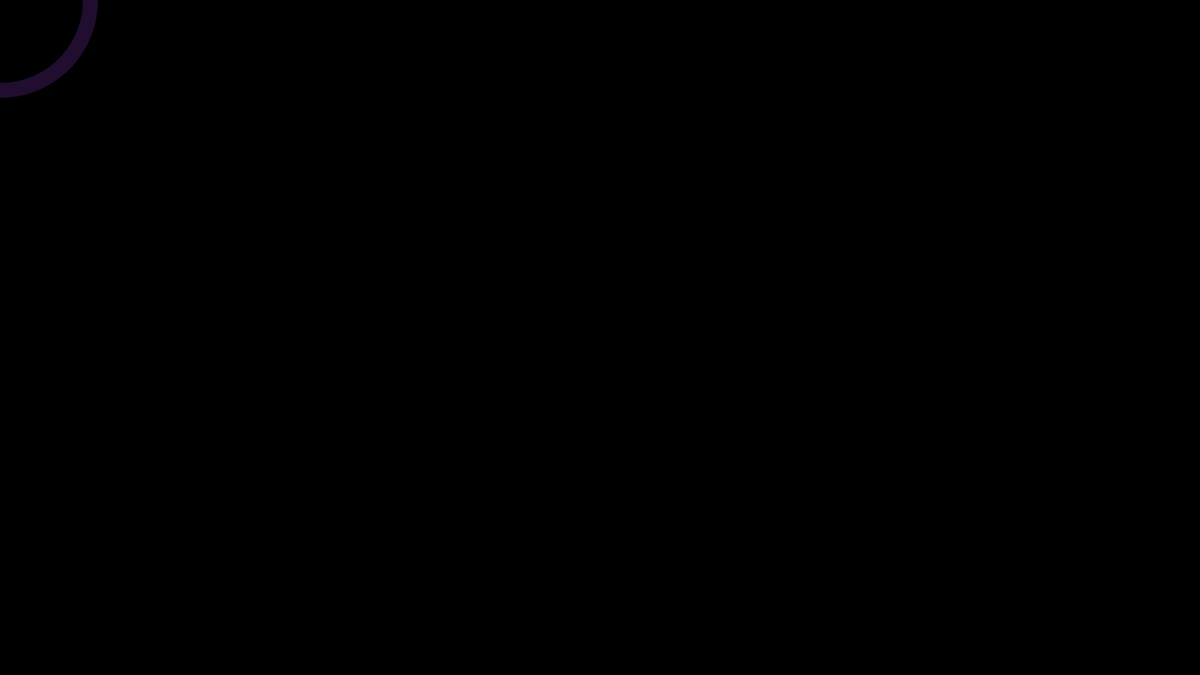
Frame 1 (no input)
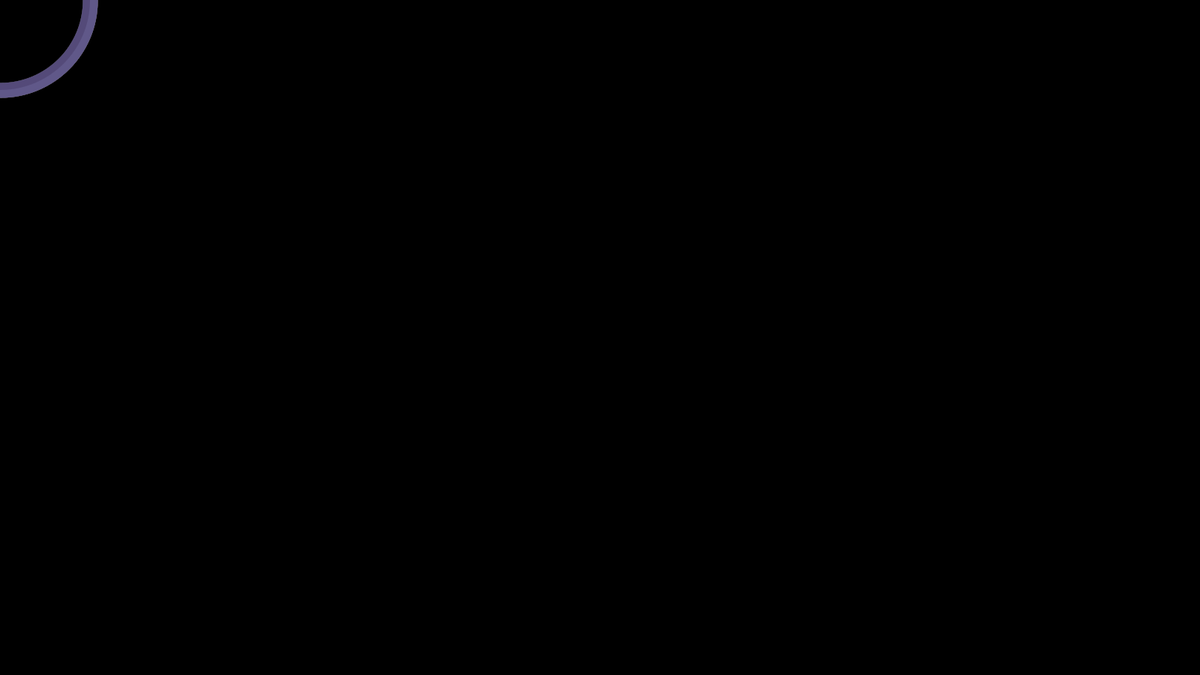
Frame 60 (the mouse pressed at the canvas centre just before this capture)
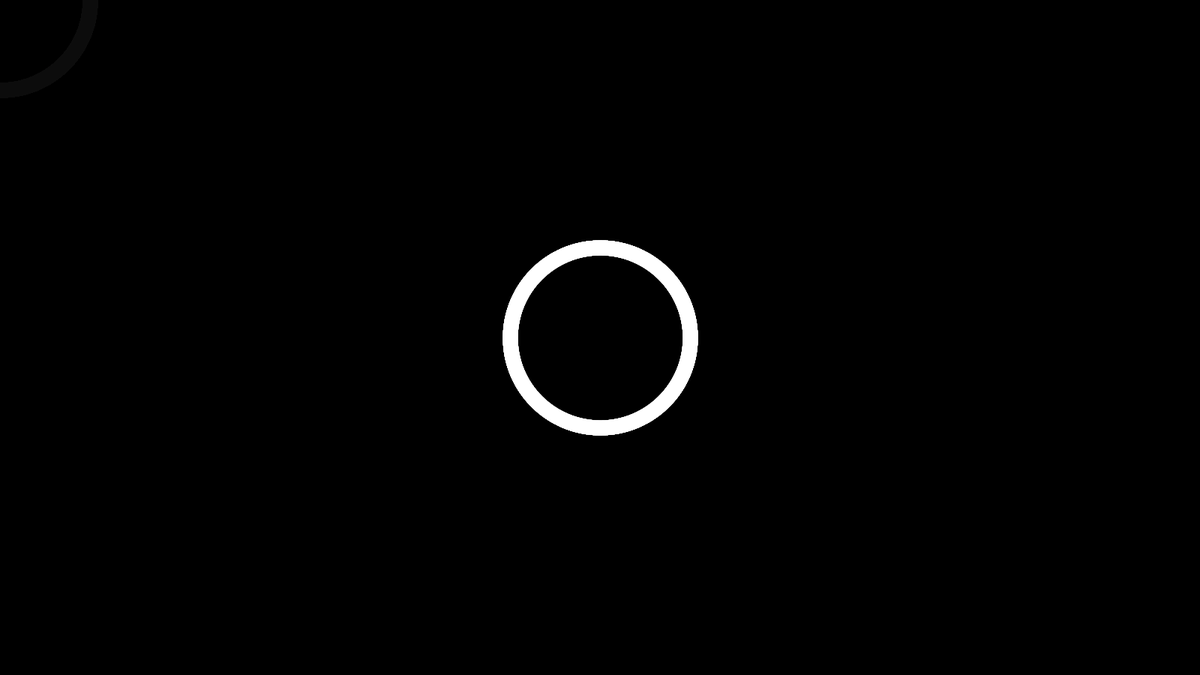
Frame 120 (the mouse held since frame 60 and released just before this capture)

The Processing sketch that drew these frames (run headless with seeded random() and noise(); from frame 60 on, the mouse is pressed at the canvas centre):

// Processing sketch: processing_179114
// ── processing_179114.pde

int x=100;
int y=56;
int radius=120;
int i=50;

void setup(){
 
 background(0);
  size(1600,900);
  ellipseMode(RADIUS);
  }

void draw(){
fadeToBlack(); 
  strokeWeight(20);
   if(mousePressed){
    stroke(255);
   }else{
  stroke(random(255),random(255),random(255),i);
   }
  ellipse(mouseX,mouseY,radius,radius);
  noFill();
}

void fadeToBlack() {
  noStroke();
  fill(0, 10);
  rectMode(CORNER);
 rect(0, 0, width, height);
}
